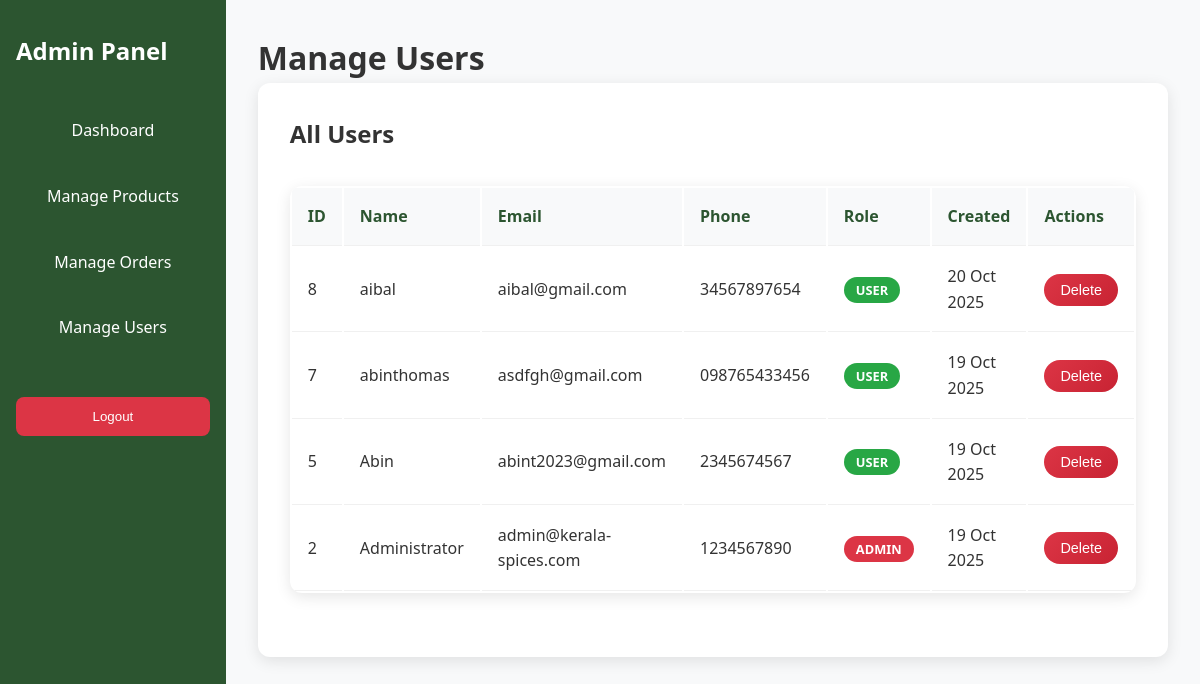
Page /admin/manage-users.php (signed in) on the committed database.
### tables this page shows
CREATE TABLE `users` (
  `id` int(11) NOT NULL,
  `username` varchar(50) NOT NULL,
  `name` varchar(255) NOT NULL,
  `phone` varchar(20) NOT NULL,
  `email` varchar(255) NOT NULL,
  `password` varchar(255) NOT NULL,
  `role` enum('user','admin') DEFAULT 'user',
  `created_at` timestamp NOT NULL DEFAULT current_timestamp()
);

### classes/User.php (called while the page is built, shortened)
<?php
class User {
    private $db;
    public function __construct($database) {
        $this->db = $database;
    }
    public function getAllUsers() {
        try {
            $query = "SELECT * FROM users ORDER BY created_at DESC";
            $stmt = $this->db->prepare($query);
            $stmt->execute();
            return $stmt->fetchAll(PDO::FETCH_ASSOC);
        } catch(PDOException $e) {
            error_log($e->getMessage());
            return [];
        }
    }
}

### admin/manage-users.php (the view, shortened to what this page needs)
<?php
require_once '../classes/Database.php';
require_once '../classes/User.php';
$db = new Database();
$conn = $db->connect();
$user = new User($conn);
$users = $user->getAllUsers();
?>
<!DOCTYPE html>
<html lang="en">
<head>
    <link rel="stylesheet" href="../public/css/style.css">
</head>
<body>
    <div class="dashboard">
        <div class="sidebar">
            <h2>Admin Panel</h2>
            <nav>
                <a href="dashboard.php" class="nav-link">Dashboard</a>
                <a href="manage-products.php" class="nav-link">Manage Products</a>
                <a href="manage-orders.php" class="nav-link">Manage Orders</a>
                <a href="manage-users.php" class="nav-link">Manage Users</a>
            </nav>
            <form action="../logout.php" method="POST">
                <button type="submit" class="logout-btn">Logout</button>
            </form>
        </div>
        <div class="main-content">
            <h1>Manage Users</h1>
            <div class="admin-section">
                <h2>All Users</h2>
                <div class="table">
                    <table>
                        <thead>
                            <tr>
                                <th>ID</th>
                                <th>Name</th>
                                <th>Email</th>
                                <th>Phone</th>
                                <th>Role</th>
                                <th>Created</th>
                                <th>Actions</th>
                            </tr>
                        </thead>
                        <tbody>
                            <?php foreach ($users as $user): ?>
                                <tr>
                                    <td><?php echo $user['id']; ?></td>
                                    <td><?php echo htmlspecialchars($user['name']); ?></td>
                                    <td><?php echo htmlspecialchars($user['email']); ?></td>
                                    <td><?php echo htmlspecialchars($user['phone']); ?></td>
                                    <td>
                                        <span class="role-badge role-<?php echo $user['role']; ?>">
                                            <?php echo ucfirst($user['role']); ?>
                                        </span>
                                    </td>
                                    <td><?php echo date('d M Y', strtotime($user['created_at'])); ?></td>
                                    <td>
                                        <form method="POST" action="" style="display: inline;">
                                            <button type="submit" name="delete_user" class="btn btn-danger btn-sm"
                                                    onclick="return confirm('Are you sure you want to delete this user?')">
                                                Delete
                                            </button>
                                        </form>
                                    </td>
                                </tr>
                            <?php endforeach; ?>
                        </tbody>
                    </table>
                </div>
            </div>
        </div>
    </div>
</body>
</html>

### public/css/style.css (style rules this page uses)
* { margin: 0; padding: 0; box-sizing: border-box; }
body { font-family: 'Segoe UI', Tahoma, Geneva, Verdana, sans-serif; background-color: #fafafa; color: #333; line-height: 1.6; min-height: 100vh; display: flex; flex-direction: column; }
nav { text-align: center; }
nav a { color: white; text-decoration: none; padding: 0.5rem 1rem; border-radius: 25px; transition: all 0.3s ease; font-weight: 500; }
.btn { background: linear-gradient(135deg, #4a7c59, #2c5530); color: white; padding: 0.75rem 1.5rem; border: none; border-radius: 25px; cursor: pointer; text-decoration: none; display: inline-block; transition: all 0.3s ease; font-weight: 500; text-align: center; }
.btn-danger { background: linear-gradient(135deg, #dc3545, #c82333); }
.btn-sm { padding: 0.5rem 1rem; font-size: 0.9rem; }
.table { width: 100%; background: white; border-radius: 12px; overflow: hidden; box-shadow: 0 4px 15px rgba(0,0,0,0.1); margin: 2rem 0; }
.table th, .table td { padding: 1rem; text-align: left; border-bottom: 1px solid #f0f0f0; }
.table th { background: #f8f9fa; font-weight: 600; color: #2c5530; }
.dashboard { display: flex; min-height: 100vh; }
.sidebar { width: 250px; background: #2c5530; color: white; padding: 2rem 1rem; }
.sidebar h2 { margin-bottom: 2rem; color: #fff; }
.nav-link { color: white; text-decoration: none; display: block; padding: 1rem; border-radius: 8px; margin-bottom: 0.5rem; transition: background-color 0.3s ease; }
.main-content { flex: 1; padding: 2rem; background: #f8f9fa; }
.admin-section { background: white; border-radius: 12px; padding: 2rem; margin-bottom: 2rem; box-shadow: 0 4px 15px rgba(0,0,0,0.1); }
.role-badge { padding: 0.25rem 0.75rem; border-radius: 15px; font-size: 0.8rem; font-weight: bold; text-transform: uppercase; }
.role-admin { background: #dc3545; color: white; }
.role-user { background: #28a745; color: white; }
.logout-btn { margin-top: 2rem; padding: 0.75rem 1.5rem; background: #dc3545; color: white; border: none; border-radius: 8px; cursor: pointer; width: 100%; font-weight: 500; transition: background-color 0.3s ease; }

### rows in the picture
users: id "8", name "aibal", email "aibal@gmail.com", phone "34567897654", role "USER", created_at "20 Oct 2025"
users: id "7", name "abinthomas", email "asdfgh@gmail.com", phone "098765433456", role "USER", created_at "19 Oct 2025"
users: id "5", name "Abin", email "abint2023@gmail.com", phone "2345674567", role "USER", created_at "19 Oct 2025"
users: id "2", name "Administrator", email "admin@kerala-spices.com", phone "1234567890", role "ADMIN", created_at "19 Oct 2025"
